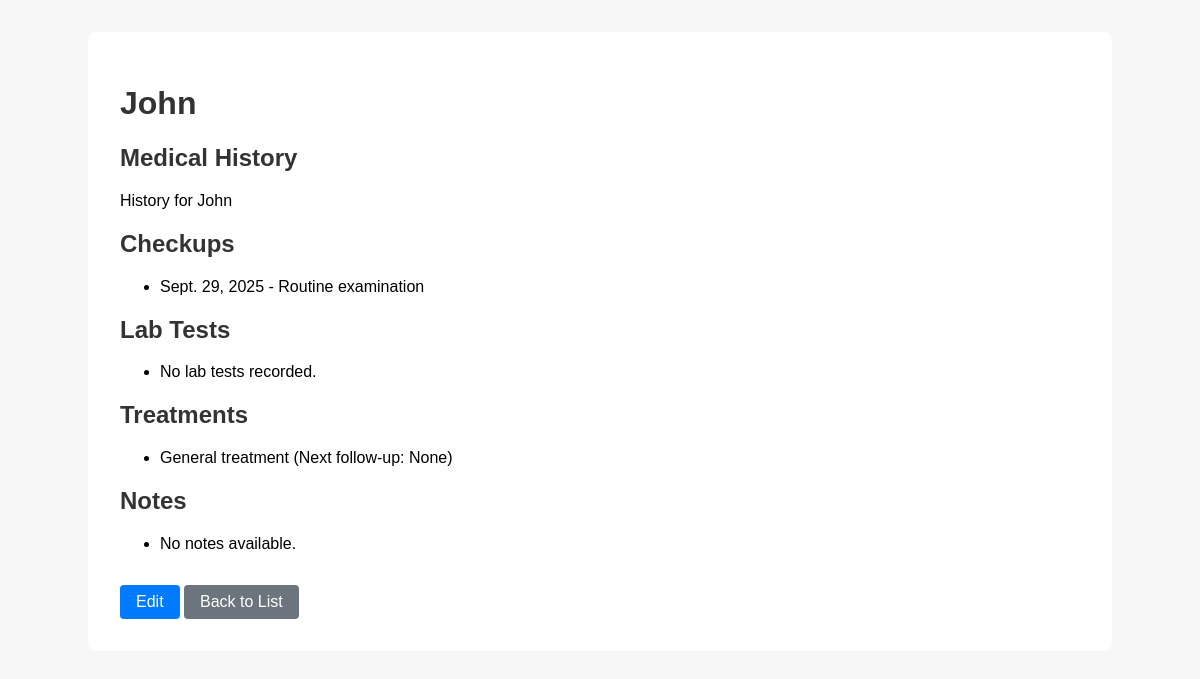
The page /patient-app/patients/35/ on the database its author committed.
### patients/models.py (models this page shows, shortened)
class Patient(models.Model):
    patient_name = models.CharField(max_length=200)
    guardian_name = models.CharField(max_length=200)
    age = models.PositiveIntegerField()
    gender = models.CharField(
        max_length=10,
        choices=[("Male", "Male"), ("Female", "Female"), ("Other", "Other")],
    )
    blood_group = models.CharField(
        max_length=10,
        choices=[("AB+", "AB+"), ("A-", "A-"), ("A+", "A+"), ("AB-", "AB-"), ("B-", "B-"), ("B+", "B+"), ("O+","O+"), ("O-","O-")],
    )
    date_of_birth = models.DateField()
    phone_number = PhoneNumberField(unique=True)
    email_address = models.EmailField(max_length=254, unique=True, blank=True, null=True)
    address = models.TextField(blank=True, null=True)

class MedicalHistory(models.Model):
    patient = models.ForeignKey(Patient, on_delete=models.CASCADE, related_name="medical_history")
    past_conditions = models.TextField(blank=True, null=True)
    family_history = models.TextField(blank=True, null=True)
    previous_surgeries = models.TextField(blank=True, null=True)
    allergies = models.TextField(blank=True, null=True)
    def __str__(self):
        return f"History for {self.patient.patient_name}"

class CheckUp(models.Model):
    patient = models.ForeignKey(Patient, on_delete=models.CASCADE, related_name="checkups")
    symptoms = models.TextField(blank=True, null=True)
    current_diagnosis = models.TextField(blank=True, null=True)
    date_of_checkup = models.DateField(blank=True, null=True)
    blood_pressure = models.CharField(max_length=50, blank=True, null=True)
    heart_rate = models.CharField(max_length=50, blank=True, null=True)
    temperature = models.CharField(max_length=50, blank=True, null=True)
    weight = models.CharField(max_length=50, blank=True, null=True)
    height = models.CharField(max_length=50, blank=True, null=True)
    bmi = models.CharField(max_length=50, blank=True, null=True)
    physical_exam_findings = models.TextField(blank=True, null=True)

class TreatmentPlan(models.Model):
    patient = models.ForeignKey(Patient, on_delete=models.CASCADE, related_name="treatments")
    checkup = models.ForeignKey(CheckUp, on_delete=models.SET_NULL, related_name="treatments", blank=True, null=True)
    related_disease = models.CharField(max_length=100, blank=True, null=True)
    assigned_doctor = models.CharField(max_length=100, blank=True, null=True)
    prescribed_medications = models.TextField(blank=True, null=True)
    procedures = models.TextField(blank=True, null=True)
    next_followup_date = models.DateField(blank=True, null=True)
    lifestyle_recommendations = models.TextField(blank=True, null=True)
    physiotherapy_advice = models.TextField(blank=True, null=True)

### patients/views.py (the view)
# urls.py: path('patients/<int:patient_id>/', views.patient_detail, name='patient_detail'),
def patient_detail(request, patient_id):
    patient = get_object_or_404(Patient, id=patient_id)
    medical_history = patient.medical_history.first()
    checkups = patient.checkups.all().order_by('-date_of_checkup')
    lab_tests = patient.labtests.all()
    treatments = patient.treatments.all().order_by('-next_followup_date')
    notes = patient.notes.all()
    context = {
        'patient': patient,
        'medical_history': medical_history,
        'checkups': checkups,
        'lab_tests': lab_tests,
        'treatments': treatments,
        'notes': notes,
    }
    return render(request, 'patient_detail.html', context)

### templates/patient_detail.html (shortened to what this page needs)
<!DOCTYPE html>
<html lang="en">
{% load static %}
<head>
  <link rel="stylesheet" href="{% static 'css/styles.css' %}">
</head>
<body>
  <div class="container">
    <h1>{{ patient.patient_name }}</h1>
    <section>
      <h2>Medical History</h2>
      {% if medical_history %}
        <p>{{ medical_history|linebreaks }}</p>
      {% else %}
        <p>No medical history available.</p>
      {% endif %}
    </section>
    <section>
      <h2>Checkups</h2>
      <ul>
        {% for checkup in checkups %}
          <li>{{ checkup.date_of_checkup }} - {{ checkup.current_diagnosis }}</li>
        {% empty %}
          <li>No checkups recorded.</li>
        {% endfor %}
      </ul>
    </section>
    <section>
      <h2>Lab Tests</h2>
      <ul>
        {% for test in lab_tests %}
          <li>{{ test.lab_results }}</li>
        {% empty %}
          <li>No lab tests recorded.</li>
        {% endfor %}
      </ul>
    </section>
    <section>
      <h2>Treatments</h2>
      <ul>
        {% for t in treatments %}
          <li>{{ t.related_disease }} (Next follow-up: {{ t.next_followup_date }})</li>
        {% empty %}
          <li>No treatments recorded.</li>
        {% endfor %}
      </ul>
    </section>
    <section>
      <h2>Notes</h2>
      <ul>
        {% for note in notes %}
          <li>{{ note.doctor_remarks }}</li>
        {% empty %}
          <li>No notes available.</li>
        {% endfor %}
      </ul>
    </section>
    <a href="{% url 'edit_complete_patient_form' patient.id %}" class="btn">Edit</a>
    <a href="{% url 'patient_list' %}" class="btn secondary">Back to List</a>
  </div>
</body>
</html>

### patients/static/css/styles.css (style rules this page uses)
body { font-family: Arial, sans-serif; background: #f7f7f7; margin: 0; padding: 0; }
.container { width: 80%; margin: 2rem auto; background: #fff; padding: 2rem; border-radius: 8px; }
h1, h2 { color: #333; }
.btn { display: inline-block; padding: 0.5rem 1rem; margin-top: 1rem; background: #007bff; color: white; text-decoration: none; border-radius: 4px; }
.btn.secondary { background: #6c757d; }

### rows shown on the page
Patient: patient_name "John"
MedicalHistory: patient.patient_name "History for John"
CheckUp: date_of_checkup "Sept. 29, 2025", current_diagnosis "Routine examination"
TreatmentPlan: related_disease "General treatment", next_followup_date "None"
